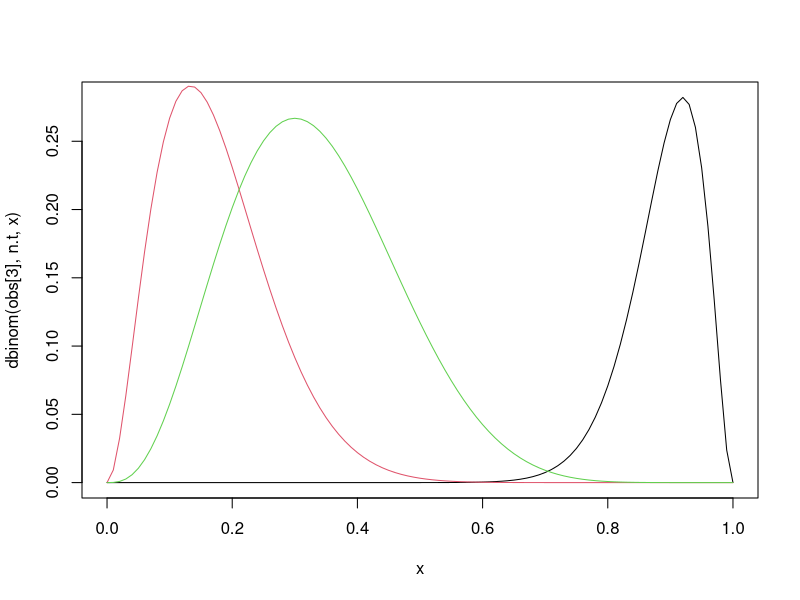
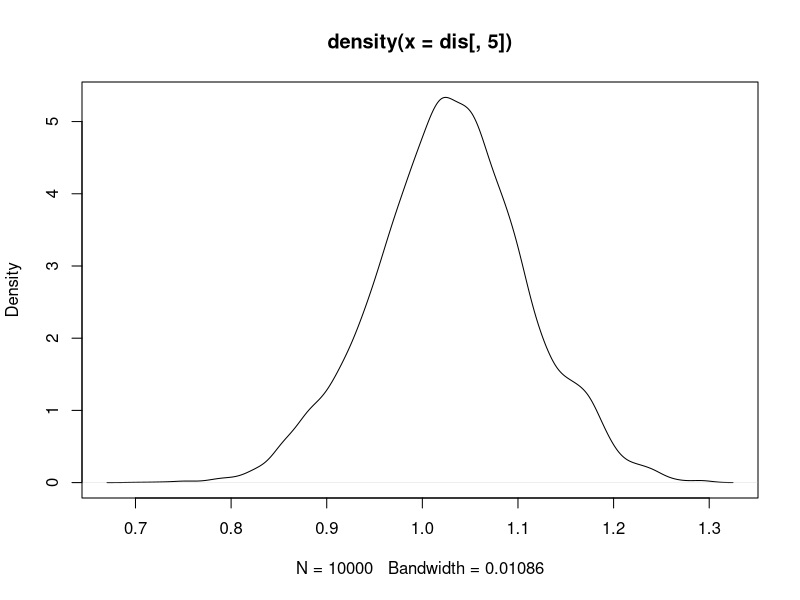
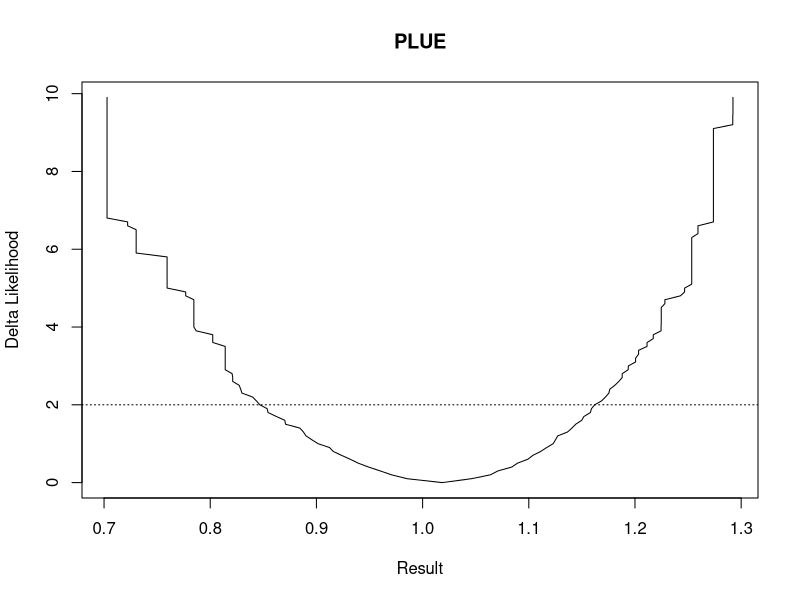

These figures' R source, in order:
set.seed(42)
# pop iniciail: juv, ad, total
n <- c(10, 15); n.t <- sum(n)
# x obs: maturados, nascidos, sobrev
obs <- c(3, 2, 23)
# NOVA observacao, coerente com as observacoes acima
new.n <- c(round(obs[3]/n.t*(n[1]-obs[1]))+obs[2],round(obs[3]/n.t*n[2])+obs[1]) 
sigma <- obs[3]/n.t
f <- obs[2]/n[2]
gamma <- obs[1]/n[1]
A <- matrix(c(sigma*(1-gamma),f,sigma*gamma,sigma),byrow=T, ncol=2)
tr <- function (A) return(A[1,1]+A[2,2])
A.to.lambda <- function(A) 1/2*(tr(A) + sqrt((tr(A)^2 - 4*det(A))))
lambda <- A.to.lambda(A)
# Agora vamos brincar de Metropolis!
# jumping distribution
Q <- function (x) rnorm (3, as.numeric(x), c(0.02,0.02, 0.02))
# probability distribution
Met.f <- function (x) {
	t <- try(dbinom(obs[3], n.t, as.numeric(x[1]), log=TRUE) +
				  dbinom(obs[2], n[2], as.numeric(x[2]), log=TRUE) +
				  dbinom(obs[1], n[1], as.numeric(x[3]), log=TRUE))
	if (is.nan(t)) return (-Inf)
	return(t)
}
# Ponto inicial:
x = data.frame(sigma=sigma, f=f, gamma=gamma, nLL = -Met.f(c(sigma,f,gamma)))
atual <- as.numeric(x[1,])
#
#Iteration
#
for (i in 1:9999) {
	novo <- Q(atual)
	alfa <- Met.f(novo) - Met.f(atual)
	if (is.nan(alfa)) alfa = -Inf
	if (alfa >= 0 || runif(1,0,1) < exp(alfa)) { #aceite
		x[nrow(x)+1,] <-  c(novo, -Met.f(novo))
		atual <- novo
	} else {
		x[nrow(x)+1,] <- c(atual, -Met.f(atual))
	}
}
dis <- x
getlambda = function (sigma, f, gamma) A.to.lambda (matrix(c(sigma*(1-gamma), f, sigma*gamma, sigma), ncol=2, byrow=TRUE) )
getlambda = Vectorize(getlambda)
dis <- cbind(dis, lambda = getlambda(dis[,1], dis[,2], dis[,3]))

#save(dis, file="R/mini.Rdata")
#load("R/mini.Rdata")
d <- density(dis[,5])

curve(dbinom(obs[3], n.t, x))
curve(dbinom(obs[2], n[2], x), col = 2, add=TRUE)
curve(dbinom(obs[1], n[1], x), col = 3, add=TRUE)

plot(density(dis[,5]))

dis


mmin <- min(dis$nLL)
mmax <- max(dis$nLL)
prof <- seq(mmin, mmax, length.out=100)
lower = c(); upper = c();
for (i in 1:100)
{
	search <- dis$lambda[dis$nLL <= prof[i]]
	lower[i] <- min(search); upper[i] <- max(search)
}

prof = prof - mmin
plot(0, type='n', xlim =c(min(lower), max(upper)), ylim=c(0, max(prof)), main="PLUE", xlab="Result", ylab="Delta Likelihood")
lines(prof~lower)
lines(prof~upper)
abline(h=2, lty=3)
